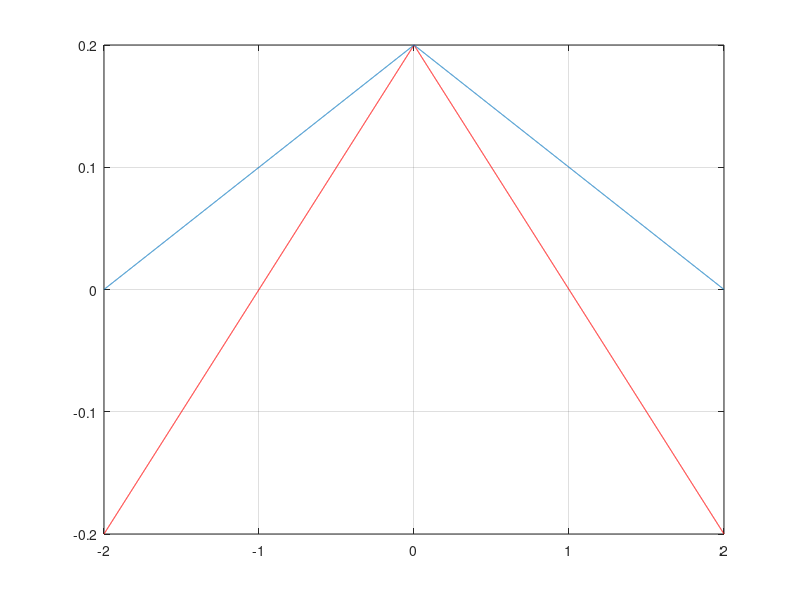

Here is the MATLAB script that generated this plot:
clear all;
close all
clc

f = 5;
T = 1/f;

w1 = -2*pi/T:0.01:2*pi/T;
y1 = 1-abs(w1/(pi/T))

w2 = -2*pi/T:0.01:2*pi/T;
y2 = 1-abs(w2/((2*pi)/T))


plot(w1/(pi/T),T*y1, 'r')
hold on
plot(w2/(pi/T),T*y2)
grid on